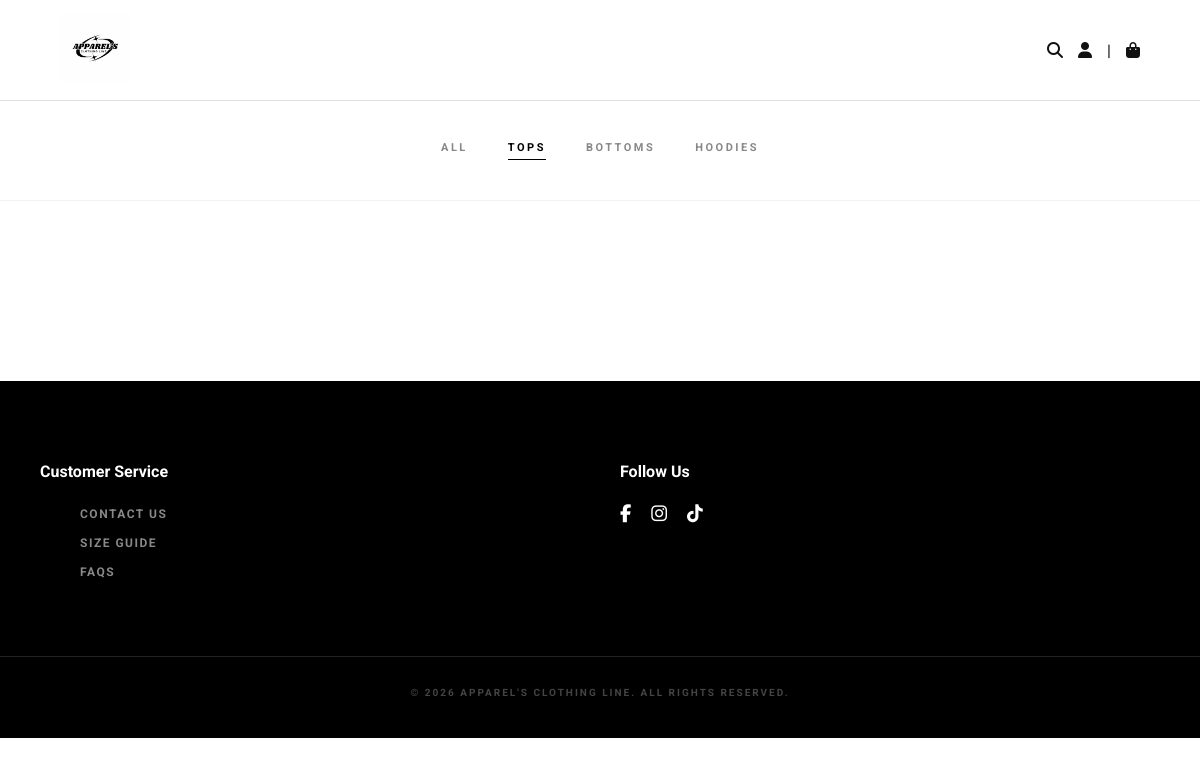
Page /index.php?category=Tops on the earlier database version.
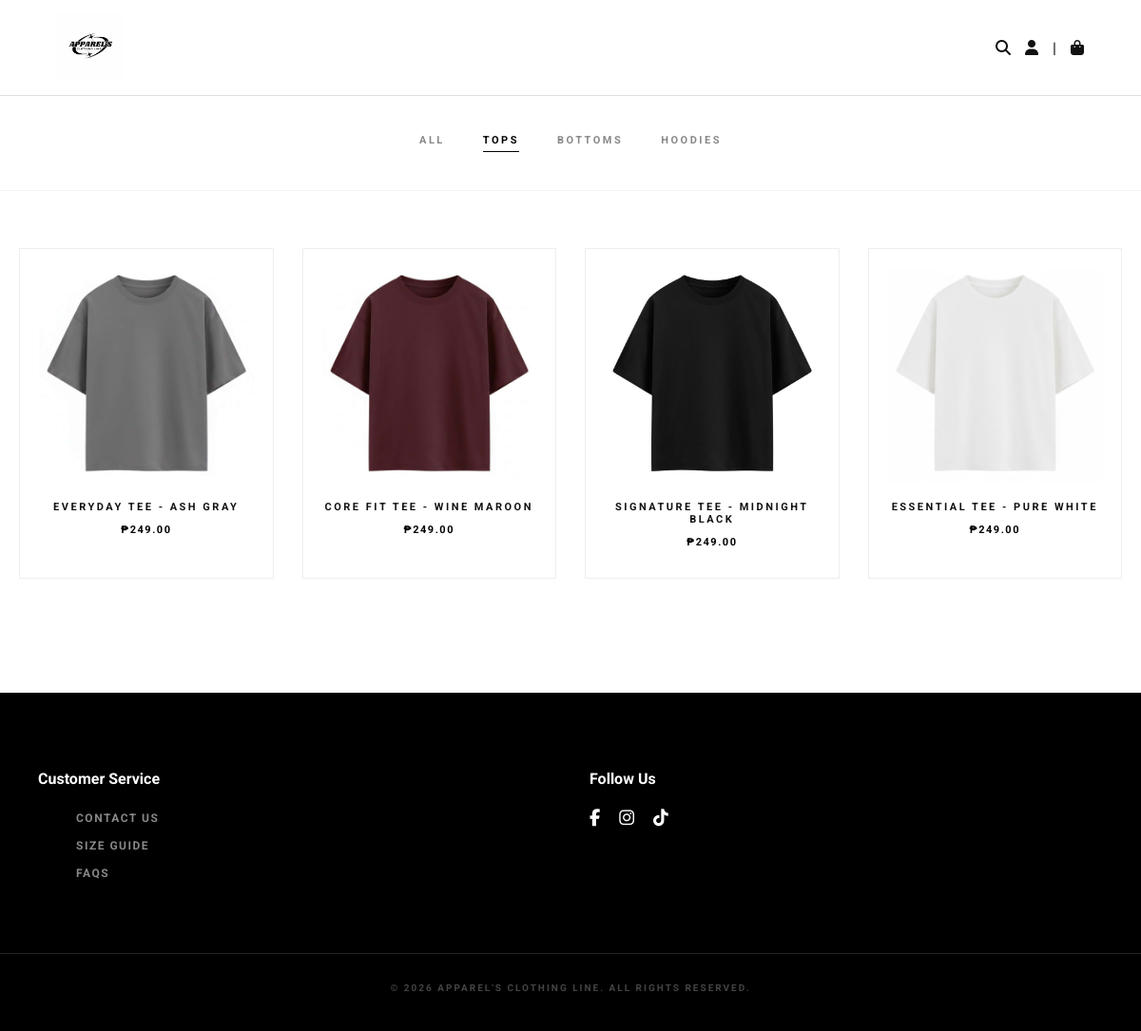
Same page on the later database version.
### tables this page shows
CREATE TABLE `products` (
  `id` int(11) NOT NULL,
  `name` varchar(100) DEFAULT NULL,
  `description` text DEFAULT NULL,
  `price` decimal(10,2) DEFAULT NULL,
  `size` varchar(20) DEFAULT NULL,
  `color` varchar(20) DEFAULT NULL,
  `image` varchar(255) DEFAULT NULL,
  `category` varchar(50) DEFAULT NULL,
  `stock_s` int(11) DEFAULT 0,
  `stock_m` int(11) DEFAULT 0,
  `stock_l` int(11) DEFAULT 0,
  `stock_xl` int(11) DEFAULT 0
);

### index.php (the view, shortened to what this page needs)
<?php
include "config/database.php";
$v = "5.5";
$display_name = "USER";
$category = isset($_GET['category']) ? mysqli_real_escape_string($conn, $_GET['category']) : '';
$query_str = "SELECT * FROM products";
if ($category != '') {
    $query_str .= " WHERE category = '$category'";
}
$query_str .= " ORDER BY id DESC";
$products = mysqli_query($conn, $query_str);
?>
<!DOCTYPE html>
<html lang="en">
<head>
    <link rel="stylesheet" href="assets/css/style.css?v=<?php echo $v; ?>">
    <link rel="stylesheet" href="https://cdnjs.cloudflare.com/ajax/libs/font-awesome/6.5.0/css/all.min.css">
</head>
<body onload="noBack();" onpageshow="if (event.persisted) noBack();">
<header class="header">
    <div class="container header-container">
        <div class="logo">
            <a href="index.php">
                <img src="assets/images/new_logo.jpg" alt="Apparel's Logo" class="header-logo">
            </a>
        </div>
        <div class="header-right">
            <div class="search-wrapper">
                <a href="javascript:void(0)" class="header-icon" id="searchBtn">
                    <i class="fas fa-search"></i>
                </a>
            </div>
            <?php if(isset($_SESSION['user_id'])): ?>
                <div class="user-dropdown">
                    <a href="javascript:void(0)" class="header-icon">
                        <i class="fas fa-user-circle"></i>
                        <span class="user-name-text"><?= strtoupper(htmlspecialchars($display_name)) ?></span>
                        <i class="fas fa-chevron-down" style="font-size: 8px; margin-left: 5px;"></i>
                    </a>
                    <div class="dropdown-content">
                        <a href="profile.php"><i class="fas fa-id-card"></i> My Profile</a>
                        <a href="orders.php"><i class="fas fa-shopping-bag"></i> My Orders</a>
                        <hr>
                        <a href="logout.php" class="logout-link"><i class="fas fa-sign-out-alt"></i> Logout</a>
                    </div>
                </div>
            <?php else: ?>
                <a href="login.php" class="header-icon" title="Login"><i class="fas fa-user"></i></a>
            <?php endif; ?>
            <span class="divider">|</span>
            <a href="cart.php" class="header-icon" title="Bag">
                <i class="fas fa-shopping-bag"></i>
            </a>
        </div>
    </div>
</header>
<div class="category-nav-wrapper">
    <div class="container">
        <nav class="category-bar">
            <a href="index.php" class="cat-link <?php echo $category == '' ? 'active' : ''; ?>">ALL</a>
            <a href="index.php?category=Tops" class="cat-link <?php echo $category == 'Tops' ? 'active' : ''; ?>">TOPS</a>
            <a href="index.php?category=Bottoms" class="cat-link <?php echo $category == 'Bottoms' ? 'active' : ''; ?>">BOTTOMS</a>
            <a href="index.php?category=Essentials" class="cat-link <?php echo $category == 'Essentials' ? 'active' : ''; ?>">HOODIES</a>
        </nav>
    </div>
</div>
<main class="container">
    <div class="product-grid">
    <?php while($row = mysqli_fetch_assoc($products)) {
        $total_stock = ($row['stock_s'] ?? 0) + ($row['stock_m'] ?? 0) + ($row['stock_l'] ?? 0) + ($row['stock_xl'] ?? 0);
        $is_out_of_stock = ($total_stock <= 0);
    ?>
        <div class="product-card <?php echo $is_out_of_stock ? 'oos-card' : ''; ?>"
             data-id="<?php echo $row['id']; ?>"
             data-name="<?php echo htmlspecialchars($row['name'], ENT_QUOTES); ?>"
             data-price="<?php echo $row['price']; ?>"
             data-image="<?php echo $row['image']; ?>"
             data-desc="<?php echo htmlspecialchars($row['description'], ENT_QUOTES); ?>"
             data-s="<?php echo $row['stock_s'] ?? 0; ?>"
             data-m="<?php echo $row['stock_m'] ?? 0; ?>"
             data-l="<?php echo $row['stock_l'] ?? 0; ?>"
             data-xl="<?php echo $row['stock_xl'] ?? 0; ?>"
             onclick="<?php echo !$is_out_of_stock ? 'handleQuickView(this)' : ''; ?>">
            <div class="product-link">
                <img src="assets/images/<?php echo $row['image']; ?>" alt="Product">
            </div>
            <h3 class="product-name"><?php echo $row['name']; ?></h3>
            <p class="price">₱<?php echo number_format($row['price'], 2); ?></p>
        </div>
    <?php } ?>
    </div>
</main>
<footer class="footer">
    <div class="footer-container">
        <div class="footer-section">
            <h4 class="footer-title">Customer Service</h4>
            <ul class="footer-links">
                <li><a href="#">Contact Us</a></li>
                <li><a href="#">Size Guide</a></li>
                <li><a href="#">FAQs</a></li>
            </ul>
        </div>
        <div class="footer-section">
            <h4 class="footer-title">Follow Us</h4>
            <div class="social-links">
                <a href="https://www.facebook.com/" class="social-icon"><i class="fab fa-facebook-f"></i></a>
                <a href="https://www.instagram.com" class="social-icon"><i class="fab fa-instagram"></i></a>
                <a href="https://www.tiktok.com" class="social-icon"><i class="fab fa-tiktok"></i></a>
            </div>
        </div>
    </div>
    <div class="footer-bottom">
        <p>&copy; 2026 APPAREL'S CLOTHING LINE. ALL RIGHTS RESERVED.</p>
    </div>
</footer>
</body>
</html>

### assets/css/style.css (style rules this page uses)
body { margin: 0; padding: 0; font-family: 'Roboto', 'Inter', sans-serif; background-color: #fff; color: #111; -webkit-font-smoothing: antialiased; }
.container { max-width: 1200px; margin: 0 auto; padding: 20px; }
.header { height: 100px; display: flex; align-items: center; border-bottom: 1px solid #e0e0e0; background-color: #fff; position: sticky; top: 0; z-index: 1000; }
.header-container { width: 90%; max-width: 1200px; margin: 0 auto; display: flex; justify-content: space-between; align-items: center; }
.header-logo { height: 70px; width: auto; object-fit: contain; }
.header-right { display: flex; align-items: center; justify-content: flex-end; gap: 15px; min-width: 350px; position: relative; }
.header-icon, .header-icon i, .header-icon:visited, .header-icon:active, .header-icon:link { color: #111 !important; text-decoration: none; outline: none; }
.category-nav-wrapper { width: 100%; border-bottom: 1px solid #f2f2f2; margin-bottom: 40px; }
.category-bar { display: flex; justify-content: center; gap: 40px; padding: 20px 0; }
.cat-link { text-decoration: none !important; color: #888 !important; font-size: 11px; font-weight: 700; letter-spacing: 2.5px; text-transform: uppercase; transition: 0.3s ease; position: relative; padding-bottom: 5px; }
.cat-link.active, .active-filter { color: #000 !important; border-bottom: 1px solid #000; }
.search-wrapper { display: flex; align-items: center; position: relative; }
.product-grid { display: grid; grid-template-columns: repeat(auto-fit, minmax(250px, 1fr)); gap: 30px; }
.product-card { position: relative; border: 1px solid #eee; padding: 20px; text-align: center; transition: transform 0.3s ease; cursor: pointer; overflow: hidden; }
.product-card * { pointer-events: none; }
.product-card img { width: 100%; height: auto; transition: transform 0.5s ease; }
.product-name { font-family: 'Roboto', sans-serif; font-size: 11px; font-weight: 700; letter-spacing: 2.5px; text-transform: uppercase; margin: 15px 0 8px 0; color: #111; }
.price { font-family: 'Roboto', sans-serif; font-weight: 700; font-size: 11px; letter-spacing: 1.5px; color: #000; }
.footer { background-color: #000; padding: 60px 0 30px; margin-top: 100px; color: #fff; }
.footer-container { max-width: 1200px; margin: 0 auto; display: flex; justify-content: space-between; padding: 0 40px; gap: 40px; }
.footer-section { flex: 1; }
.footer-links li { list-style: none; margin-bottom: 10px; }
.footer-links li a { color: #888 !important; text-decoration: none; font-size: 12px; transition: color 0.3s ease; text-transform: uppercase; letter-spacing: 1.5px; font-weight: 700; }
.social-links { display: flex; gap: 20px; }
.social-icon { color: #fff !important; font-size: 18px; transition: opacity 0.3s ease; }
.footer-bottom { margin-top: 60px; padding-top: 20px; border-top: 1px solid #222; text-align: center; }
.footer-bottom p { font-size: 10px; color: #444; letter-spacing: 2px; text-transform: uppercase; font-weight: 700; }

Differences in the rows shown:
now on this page (row edited): products: image (picture), name "EVERYDAY TEE - ASH GRAY", price "249.00"
now on this page (row edited): products: image (picture), name "CORE FIT TEE - WINE MAROON", price "249.00"
now on this page (row edited): products: image (picture), name "SIGNATURE TEE - MIDNIGHT BLACK", price "249.00"
now on this page (row edited): products: image (picture), name "ESSENTIAL TEE - PURE WHITE", price "249.00"
